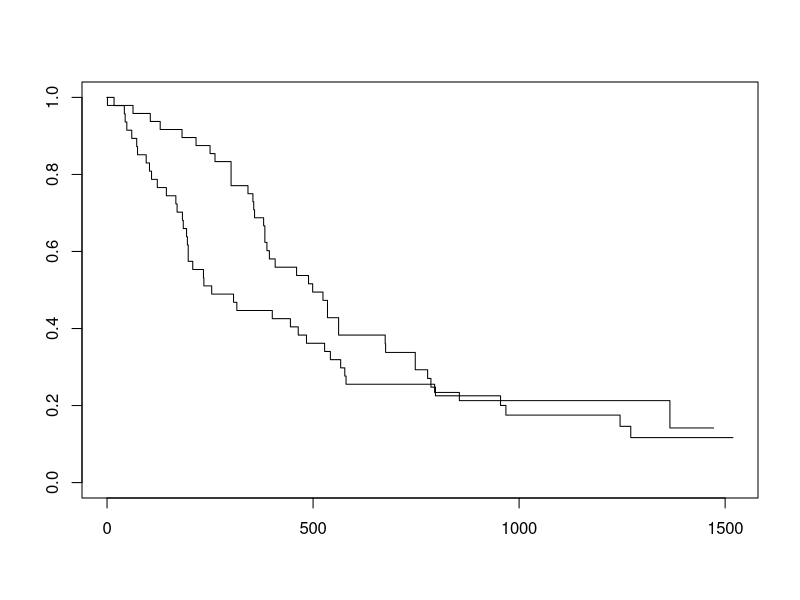

Write the R code that produced this figure.
library(survival)
library(foreign)
setwd("~/GitHub")

###########################################################################
#KK Chapter 6: Practice Questions
###########################################################################

#anderson.dat

#Survival times in weeks (in remission) of 42 leukemia patients in 
#clinical trial to compare treatment with placebo.  Data from Freireich et al.,
#"The effect of 6-mercaptopurine on the duration of steroid-induced remissions
#in acute leukemia," Blook 21, 699-716, 1963.

#Column 1 = survival time (weeks)
#Column 2 = status (0=censored, 1=relapse)
#Column 3 = sex (1=male, 0=female)
#Column 4 = log WBC
#Column 5 = Rx (1=placebo, 0=treatment)

dsAnderson<-read.csv("./Andrew/dsAnderson.csv")
colnames(dsAnderson)<-c("subject", "survt", "status", "sex", "logWBC", "rx")

AndersonPh<-coxph(Surv(survt, status==1)~sex+logWBC+rx, data=dsAnderson, ties="breslow")
cox.zph(AndersonPh, transform="rank")

# 1) Which of the variables in the model fitted above are time-independent
#    and which are time-dependent?

#    The probability of the sex variable having a constant effect on the hazard
#    is below 0.05; this suggest that it's schoenfield residuals have a correlation with time that is unlikely to be the 
#   result of random chance. 

#2) Based on this printout, is the PH assumption satisfied for the
#   model being fit? Explain briefly.

#   The predictions made by the model do not seem to have a significant correlation with time (p(PH GLOBAL)p=0.2393). This p-value is 
#   not statistically significant as a whole, but is elevated, likely due to the influence of the sex variable. 

#3) Suppose you want to use an extended Cox model to assess
#   the PH assumption for all three variables in the above model.
#   State the general form of an extended Cox model that will
#   allow for this assessment.

#   h(t, X(t))= h-null(t)exp(B1(sex)+B2(logWBC)+B3(rx)+epsilon1(sex)g1(t)+epsilon1(sex)g1(t)+epsilon2(logWBC)g2(t)+epsilon3(rx)g3(t))
#   gx(t) represents a function of time

#4) Suppose you wish to assess the PH assumption for the Sex
#   variable using a heaviside function approach designed to
#   yield a constant hazard ratio for less than 15 weeks of followup
#   and a constant hazard ratio for 15 weeks or more of followup.
#   State two equivalent alternative extended Cox models that
#   will carry out this approach, one model containing one heaviside
#   function and the other model containing two heaviside
#   functions.


#   h(t, X(t))= h-null(t)exp(B2(logWBC)+B3(rx)+epsilon1(sex)g1(t)+epsilon2(sex)g2(t)
#   or
#   h(t, X(t))= h-null(t)exp(B1(sex)+B2(logWBC)+B3(rx)+epsilon1(sex)g1(t)

#5) 

eventTimes <- unique(dsAnderson$survt[dsAnderson$status==1])
eventTimes <- eventTimes[order(eventTimes)]

require(plyr)

createPTable <- function(d){  
  dNew <- d
  for(i in 1:length(eventTimes)){
    dNew[i,] <- d
    dNew[i,"r"] <- i
    dNew[i,"tr"] <- eventTimes[i]
    dNew[i,"dir"] <- ifelse(i==1,min(d$survt,eventTimes[i]),min(d$survt,eventTimes[i]) - eventTimes[i-1])
    dNew[i,"yir"] <- 0
    if(d$survt <= eventTimes[i]) {
      if(d$status %in% 1) dNew[i,"yir"] <- 1
      break      
    }      
  }    
  return(dNew)
}

ptProcessAnderson <- ddply(.data=dsAnderson,.variables=.(subject),.fun = createPTable)

Int1<-list()
length(Int1)<-length(ptProcessAnderson$survt)

for(i in 1:length(ptProcessAnderson$tr)){
  Int1[i]<-ifelse(ptProcessAnderson$tr[i]<15, ptProcessAnderson$sex[i]*1, 0)
}

Int2<-list()
length(Int2)<-length(ptProcessAnderson$survt)

for(i in 1:length(ptProcessAnderson$tr)){
  Int2[i]<-ifelse(ptProcessAnderson$tr[i]>=15, ptProcessAnderson$sex[i]*1, 0)
}

head(ptProcessAnderson)
ptProcessAnderson<-cbind(ptProcessAnderson, as.integer(unlist(Int1)), as.integer(unlist(Int2)))
colnames(ptProcessAnderson)<-c("subject", "survt", "status", "sex", "logWBC", "rx","r", "tr", "dir", "yir", "Int1", "Int2")
poissonAnderson5<-glm(yir ~ I(as.factor(r)) + logWBC + rx + Int1 + Int2 + offset(I(log(dir))), family=poisson(link = "log"), data=ptProcessAnderson)

#   Using the above computer results, carry out a test of hypothesis,
#   estimate the hazard ratio, and obtain 95% confidence
#   interval for the treatment effect adjusted for log WBC and
#   the time-dependent Sex variables. What conclusions do you
#   draw about the treatment effect?

#   The treatment variable, rx, has a significant effect on the hazard rate, p<0.004.
#   The hazard ratio associated with treatment is estimated to be 3.822, but has  a wide confidence interval, 1.533 to 9.526. 
#   The placebo group, rx=1, has a significantly higher hazard rate, but our estimate of the exact ratio is not very exact. 


#6) We now consider an alternative approach to controlling for
#   Sex using an extended Cox model. We define an interaction
#   term between sex and time that allows for diverging survival
#   curves over time.
#   For the situation just described, write down the extended Cox
#   model, which contains Rx, log WBC, and Sex as main effects
# <<<<<<< Updated upstream
#   plus the product term sex ? time.
# =======
#   plus the product term sex x time.
# >>>>>>> Stashed changes

#   h(t, X(t))= h-null(t)exp(B1(sex)+B2(logWBC)+B3(rx)+epsilon1(sex*t)

                         
#7) Using the model described in question 6, express the hazard
#   ratio for the effect of Sex adjusted for Rx and log WBC at 8
#   and 16 weeks.

#   At t=8 weeks:  hr(sex)= exp(B1(sex)+8*epsilon(sex))
#   At t=16 weeks: hr(sex)= exp(B1(sex)+16*epsilon(sex))

#8)
poissonAnderson8<-glm(yir ~ I(as.factor(r)) + sex + logWBC + rx + sex:tr + offset(I(log(dir))), family=poisson(link = "log"), data=ptProcessAnderson)
summary(poissonAnderson8)
#coxphAnderson8<-coxph(Surv(ptProcessAnderson$tr, ptProcessAnderson$yir)~sex + logWBC + rx + sex*tr, data=ptProcessAnderson)

#   Based on the above results, describe the hazard ratio estimate
#   for the treatment effect adjusted for the other variables in the
#   model, and summarize the results of the significance test and
#   interval estimate for this hazard ratio. How do these results
#   compare with the results previously obtained when a heaviside
#   function approach was used? What does this comparison
#   suggest about the drawbacks of using an extended Cox model
#   to adjust for variables not satisfying the PH assumption?

#   Based on the slightly different model above (continuous time function, rather than a heaviside function)
#   the treatment variable rx has a hazard ratio of 2.984, p<0.022, with a confidence interval of 1.467 to 7.626.
#   While the overall conclusion remains the same, the exact estimate, p-value, and confidence interval are all slightly
#   different. 

#   This suggests that the selection of a time function can change the characteristics of the model; care must be taken to select
#   a time function that is appropriate to the study. 

#9) 


poissonAnderson9<-glm(yir ~ I(as.factor(r)) + logWBC + rx + strata(sex) + offset(I(log(dir))), family=poisson(link = "log"), data=ptProcessAnderson)
#coxAnderson9<-coxph(Surv(ptProcessAnderson$tr, ptProcessAnderson$yir)~logWBC + rx + strata(sex), data=ptProcessAnderson)


#   The following gives an edited printout of computer results
#   using a stratified Cox procedure that stratifies on the Sex
#   variable but keeps Rx and log WBC in the model.Compare the 
#   results of the above printout with previously
#   provided results regarding the hazard ratio for the effect of
#   Rx. Is there any way to determine which set of results is more
#   appropriate? Explain.

#   This model gives yet another set of values regarding the treatment effect (B=0.93, Hratio=2.537, p<-.048, conf.int=(1.006, 6.396))
#   and shows similar divergence for the logWBC variable as well.
#   
#   We can select the best model using model goodness-of-fit statistics, or by graphing the observed survival curves and estimated
#   survival curves to select which model fits the data the best. Or by looking at AUC?




###########################################################################
#KK Chapter 6: Test Questions
###########################################################################

#  http://statweb.stanford.edu/~olshen/hrp262spring01/spring01Assignments/chemo.txt

#  Survival times in days from a clinical trial on gastric carcinoma, 
#  involving 90 patients randomized to either chemotherapy alone or to a 
#  combination of chemotherapy and radiation.  Data from Stablein et al., 
#  "The analysis of survival data with nonproportional hazard functions," 
#  Controlled Clinical Trials 2, 149-159, 1981.

#  Column 1 = Rx (1=chemotherapy, 2=chemotherapy and radiation)
#  Column 2 = status (0=censored, 1=died)
#  Column 3 = survival time (days)

dsChemo<-read.csv("./Andrew/dsChemo.csv")
colnames(dsChemo)<-c("subject", "rx", "status", "survt")



#1) A plot of the log-log Kaplan-Meier curves for each
#   treatment group is shown below. Based on this plot, what
#   would you conclude about the PH assumption regarding
#   the treatment group variable? Explain.
#   scurveChemo<-survfit(Surv(survt, status==1)~rx, data=dsChemo)
#   summary(scurveChemo)

scurveChemo<-survfit(Surv(survt, status==1)~rx, data=dsChemo)
summary(scurveChemo)
plot(scurveChemo)


#   The ph assumption appears to be violated; the survival functions for the two treatment groups appear to diverge
#   early on, and then reconverge around the t=800 days, when there are not many individuals left in either risk set.


#2) The following is an edited printout of computer results
#   obtained when fitting the PH model containing only the
#   treatment group variable. Based on these results, what
#   would you conclude about the PH assumption regarding
#   the treatment group variable? Explain.

ChemoPh<-coxph(Surv(survt, status==1)~rx, data=dsChemo, ties="breslow")
cox.zph(ChemoPh, transform="rank")

#   The results here differ slightly from the textbook, because this dataset contains 95 subjects (even though the page
#   I copied it from says that it is a dataset of 90 subjects).
#   Still, the PH assumption seems to have been violated. The schoenfield residuals of the treatment variable show
#   a significant correlation with time, that is unlikely to be the result of chance, p(PH)=0.00105

#3) 

eventTimes <- unique(dsChemo$survt[dsChemo$status==1])
eventTimes <- eventTimes[order(eventTimes)]

eventTimes

createPTable <- function(d){  
  dNew <- d
  for(i in 1:length(eventTimes)){
    dNew[i,] <- d
    dNew[i,"r"] <- i
    dNew[i,"tr"] <- eventTimes[i]
    dNew[i,"dir"] <- ifelse(i==1,min(d$survt,eventTimes[i]),min(d$survt,eventTimes[i]) - eventTimes[i-1])
    dNew[i,"yir"] <- 0
    if(d$survt <= eventTimes[i]) {
      if(d$status %in% 1) dNew[i,"yir"] <- 1
      break      
    }      
  }    
  return(dNew)
}

ptProcessChemo <- ddply(.data=dsChemo,.variables=.(subject),.fun = createPTable)
head(ptProcessChemo)

# Tx1<-list()
# length(Tx1)<-length(ptProcessChemo$yir)
# 
# for(i in 1:length(ptProcessChemo$rx)){
#   Tx1[i]<-ifelse(ptProcessChemo$tr[i]<250, ptProcessChemo$rx[i]*1, 0)
# }
# 
# Tx2<-list()
# length(Tx2)<-length(ptProcessChemo$yir)
# 
# 
# for(i in 1:length(ptProcessChemo$rx)){
#   Tx2[i]<-ifelse(250<=ptProcessChemo$tr[i] & ptProcessChemo$tr[i]<500, ptProcessChemo$rx[i]*1, 0)
# }
# 
# Tx3<-list()
# length(Tx3)<-length(ptProcessChemo$yir)
# 
# 
# for(i in 1:length(ptProcessChemo$rx)){
#   Tx3[i]<-ifelse(ptProcessChemo$tr[i]>=500, ptProcessChemo$rx[i]*1, 0)
# }
# 
# ptProcessChemo<-cbind(ptProcessChemo, as.numeric(unlist(Tx1)),  as.numeric(unlist(Tx2)),  as.numeric(unlist(Tx3)))
# colnames(ptProcessChemo)<-c("subject", "rx", "status", "survt", "r", "tr", "dir", "yir","Time1", "Time2", "Time3")
unique(ptProcessChemo$rx)
unique(ptProcessChemo$Time1)
ptProcessChemo$Time1 <- ifelse(ptProcessChemo$tr<250, ptProcessChemo$rx*1, 0)
#ptProcessChemo$Time2 <- ifelse(250<=ptProcessChemo$tr, ptProcessChemo$rx*1, 0)
ptProcessChemo$Time2 <- ifelse(250<=ptProcessChemo$tr & ptProcessChemo$tr<500, ptProcessChemo$rx*1, 0)
ptProcessChemo$Time3 <- ifelse(ptProcessChemo$tr>=500, ptProcessChemo$rx*1, 0)
head(ptProcessChemo)

poissonChemo3<-glm(yir ~ I(as.factor(r)) + Time1 + Time2 + Time3 + offset(I(log(dir))), family=poisson(link = "log"), data=ptProcessChemo)
summary(poissonChemo3)

ptProcessChemo[ptProcessChemo$subject %in% 24,]


#   The following printout shows the results from using a
#   heaviside function approach with an extended Cox model
#   to fit these data. The model used product terms of the
#   treatment variable (Tx) with each of three heaviside functions.
#   The first product term (called Time1) involves a
#   heaviside function for the period from 0 to 250 days,
#   the second product term (i.e., Time2) involves the period
#   from 250 to 500 days, and the third product term (i.e.,Time3) 
#   involves the open-ended period from 500 days and
#   beyond.
#   Write down the hazard function formula for the extended
#   Cox model being used, making sure to explicitly define the
#   heaviside functions involved.

#   h(t, X(t))= h-null(t)exp(epsilon1(rx)g1(t)+epsilon2(rx)g2(t)+epsilon3(rx)g3(t)
#   where
#   g1(t)= 1 at t<250; and 0 elsewhere
#   g2(t)= 1 at 250<=t<500; and 0 elsewhere
#   g3(t)= 1 at t>500; and 0 elsewhere

#4) Based on the printout, describe the hazard ratios in each
#   of the three time intervals, evaluate each hazard ratio for
#   significance, and draw conclusions about the extent of the
#   treatment effect in each of the three time intervals considered

#   In the first time interval, the hazard ratio associated with the treatment variable 
#   rx has a hazard ratio of 0.221, p<0.001, with a confidence interval of (0.089 to 0.545).
#   This seems to suggest that those subjects who receive both radiation and chemo die off lesser rates than those who just
#   receive just chemo. 

#   The hazard ratio loses its significance across the other time intervals. This could be an artifact of the decreased risk
#   set in later intervals, or could be evidence that the protective effects of receiving both lessens over time. I am inclined
#   to think the former, due to the decreasing sample size across time intervals. 


#5) Inspection of the printout provided in question 3 indicates
#   that the treatment effect in the second and third intervals
#   appears quite similar. Consequently, another analysis was
#   considered that uses only two intervals, from 0 to 250 days
#   versus 250 days and beyond.Write down the hazard function
#   formula for the extended Cox model that considers
#   this situation (i.e., containing two heaviside functions).
#   Also, write down an equivalent alternative hazard function
#   formula which contains the main effect of treatment
#   group plus one heaviside function variable.

#   h(t, X(t))= h-null(t)exp(epsilon1(rx)g1(t)+epsilon2(rx)g2(t)
#   where
#   g1(t)= 1 at t<250; and 0 elsewhere
#   g2(t)= 1 at 250<=t<500; and 0 elsewhere

#   Or
#   h(t, X(t))= h-null(t)exp(B1(rx)+epsilon1(rx*g1(t))
#   where
#   g1(t)= 1 at t>250; and 0 elsewhere


#6) For the situation described in question 5, the computer
#   results are provided below. Based on these results,
#   describe the hazard ratios for the treatment effect below
#   and above 250 days, summarize the inference results
#   for each hazard ratio, and draw conclusions about the
#   treatment effect within each time interval.
#   Time-Dependent Cox Regression Analysis


Time1_2<-list()
length(Time1_2)<-length(ptProcessChemo$yir)


for(i in 1:length(ptProcessChemo$rx)){
  Time1_2[i]<-ifelse(ptProcessChemo$tr[i]<250, ptProcessChemo$rx*1, 0)
}

Time2_2<-list()
length(Time2_2)<-length(ptProcessChemo$yir)


for(i in 1:length(ptProcessChemo$rx)){
  Time2_2[i]<-ifelse(ptProcessChemo$tr[i]>=250, ptProcessChemo$rx*1, 0)

}

ptProcessChemo<-cbind(ptProcessChemo, as.numeric(unlist(Time1_2)),  as.numeric(unlist(Time2_2)))
head(ptProcessChemo)
colnames(ptProcessChemo)<-c("subject", "rx", "status", "survt", "r", "tr", "dir", "yir","Time1", "Time2", "Time3", "Time1_2", "Time2_2")

poissonChemo6<-glm(yir ~ I(as.factor(r)) + Time1_2 + Time2_2 + offset(I(log(dir))), family=poisson(link = "log"), data=ptProcessChemo)

#   For the first time interval, the hazard ratio associated with the treatment variable
#   is 0.221, p=0.001. This is relatively unchanged from the model that contained three time intervals. 

#   For the second time interval, the hazard ratio assoicated with the treatment variable
#   is 1.532, p=0.176. The difference between the two different groups has increased, technically, but fails
#   to reach significance. This suggests, again, that the difference between the two washes out over time.
#   This could still be the result of the decreased sample size, but since there are two divisions rather than three,
#   the second group had a better chance of hitting significance, and still failed to hit a significant p-value.
#   I'm inclined to say that this is more evidence that the effect of the treatment decreases over time. 